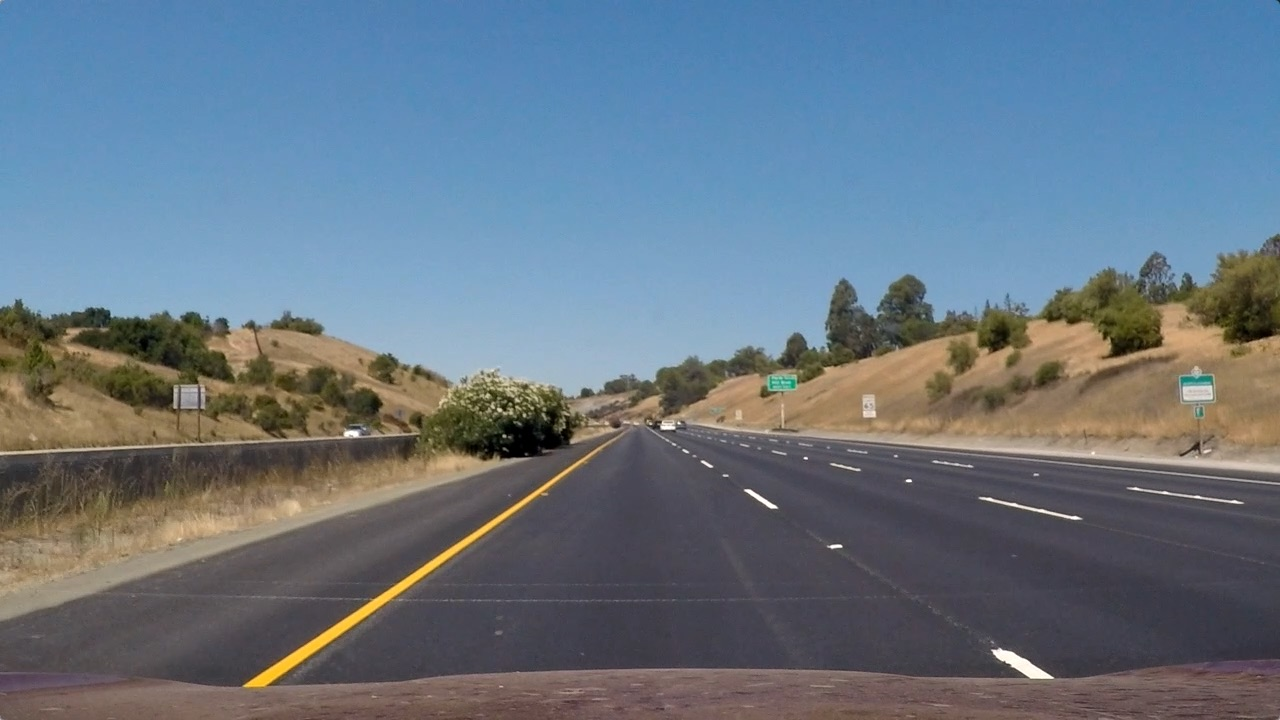
#> input picture lane_detection/test_images/straight_lines1 (1).jpg, 1280 x 720 px; its folder holds only this picture in this run
$ python binarization_utils.py   (older library calls are emulated)
#> lines starting #> are read from the running program, lines starting #| are printed output that depends on the picture; after the words box and inside, x2 and y2 are one past the last pixel; in counts of white or black regions, pixels touching at a corner belong together
import cv2
import numpy as np
import glob
import matplotlib.pyplot as plt


# selected threshold to highlight yellow lines
yellow_HSV_th_min = np.array([0, 70, 70])
yellow_HSV_th_max = np.array([50, 255, 255])


def thresh_frame_in_HSV(frame, min_values, max_values, verbose=False):
    """
    Threshold a color frame in HSV space
    """
    HSV = cv2.cvtColor(frame, cv2.COLOR_BGR2HSV)

    min_th_ok = np.all(HSV > min_values, axis=2)
    max_th_ok = np.all(HSV < max_values, axis=2)

    out = np.logical_and(min_th_ok, max_th_ok)

    if verbose:
        plt.imshow(out, cmap='gray')
        plt.show()

    return out


def thresh_frame_sobel(frame, kernel_size):
    """
    Apply Sobel edge detection to an input frame, then threshold the result
    """
    gray = cv2.cvtColor(frame, cv2.COLOR_BGR2GRAY)

    sobel_x = cv2.Sobel(gray, cv2.CV_64F, 1, 0, ksize=kernel_size)
    sobel_y = cv2.Sobel(gray, cv2.CV_64F, 0, 1, ksize=kernel_size)

    sobel_mag = np.sqrt(sobel_x ** 2 + sobel_y ** 2)
    sobel_mag = np.uint8(sobel_mag / np.max(sobel_mag) * 255)

    _, sobel_mag = cv2.threshold(sobel_mag, 50, 1, cv2.THRESH_BINARY)

    return sobel_mag.astype(bool)


def get_binary_from_equalized_grayscale(frame):
    """
    Apply histogram equalization to an input frame, threshold it and return the (binary) result.
    """
    gray = cv2.cvtColor(frame, cv2.COLOR_BGR2GRAY)

    eq_global = cv2.equalizeHist(gray)

    _, th = cv2.threshold(eq_global, thresh=250, maxval=255, type=cv2.THRESH_BINARY)

    return th


def binarize(img, verbose=False):
    """
    Convert an input frame to a binary image which highlight as most as possible the lane-lines.

    :param img: input color frame
    :param verbose: if True, show intermediate results
    :return: binarized frame
    """
    h, w = img.shape[:2]

    binary = np.zeros(shape=(h, w), dtype=np.uint8)

    # highlight yellow lines by threshold in HSV color space
    HSV_yellow_mask = thresh_frame_in_HSV(img, yellow_HSV_th_min, yellow_HSV_th_max, verbose=False)
    binary = np.logical_or(binary, HSV_yellow_mask)

    # highlight white lines by thresholding the equalized frame
    eq_white_mask = get_binary_from_equalized_grayscale(img)
    binary = np.logical_or(binary, eq_white_mask)

    # get Sobel binary mask (thresholded gradients)
    sobel_mask = thresh_frame_sobel(img, kernel_size=9)
    binary = np.logical_or(binary, sobel_mask)

    # apply a light morphology to "fill the gaps" in the binary image
    kernel = np.ones((5, 5), np.uint8)
    closing = cv2.morphologyEx(binary.astype(np.uint8), cv2.MORPH_CLOSE, kernel)

    if verbose:
        f, ax = plt.subplots(2, 3)
        f.set_facecolor('white')
        ax[0, 0].imshow(cv2.cvtColor(img, cv2.COLOR_BGR2RGB))
        ax[0, 0].set_title('input_frame')
        ax[0, 0].set_axis_off()
        ax[0, 0].set_axis_bgcolor('red')
        ax[0, 1].imshow(eq_white_mask, cmap='gray')
        ax[0, 1].set_title('white mask')
        ax[0, 1].set_axis_off()

        ax[0, 2].imshow(HSV_yellow_mask, cmap='gray')
        ax[0, 2].set_title('yellow mask')
        ax[0, 2].set_axis_off()

        ax[1, 0].imshow(sobel_mask, cmap='gray')
        ax[1, 0].set_title('sobel mask')
        ax[1, 0].set_axis_off()

        ax[1, 1].imshow(binary, cmap='gray')
        ax[1, 1].set_title('before closure')
        ax[1, 1].set_axis_off()

        ax[1, 2].imshow(closing, cmap='gray')
        ax[1, 2].set_title('after closure')
        ax[1, 2].set_axis_off()
        plt.show()

    return closing


if __name__ == '__main__':

    test_images = glob.glob('test_images/*.jpg')
    for test_image in test_images:
        img = cv2.imread(test_image)
#> img is the input picture: shape (720, 1280, 3); mean B, G, R 131.2, 117.7, 103.2
        binarize(img=img, verbose=True)
#> in thresh_frame_in_HSV, `HSV = cv2.cvtColor(frame, cv2.COLOR_BGR2HSV)`: HSV: shape (720, 1280, 3); mean H, S, V 85.5, 85, 143.4
#> in thresh_frame_in_HSV, `min_th_ok = np.all(HSV > min_values, axis=2)`:
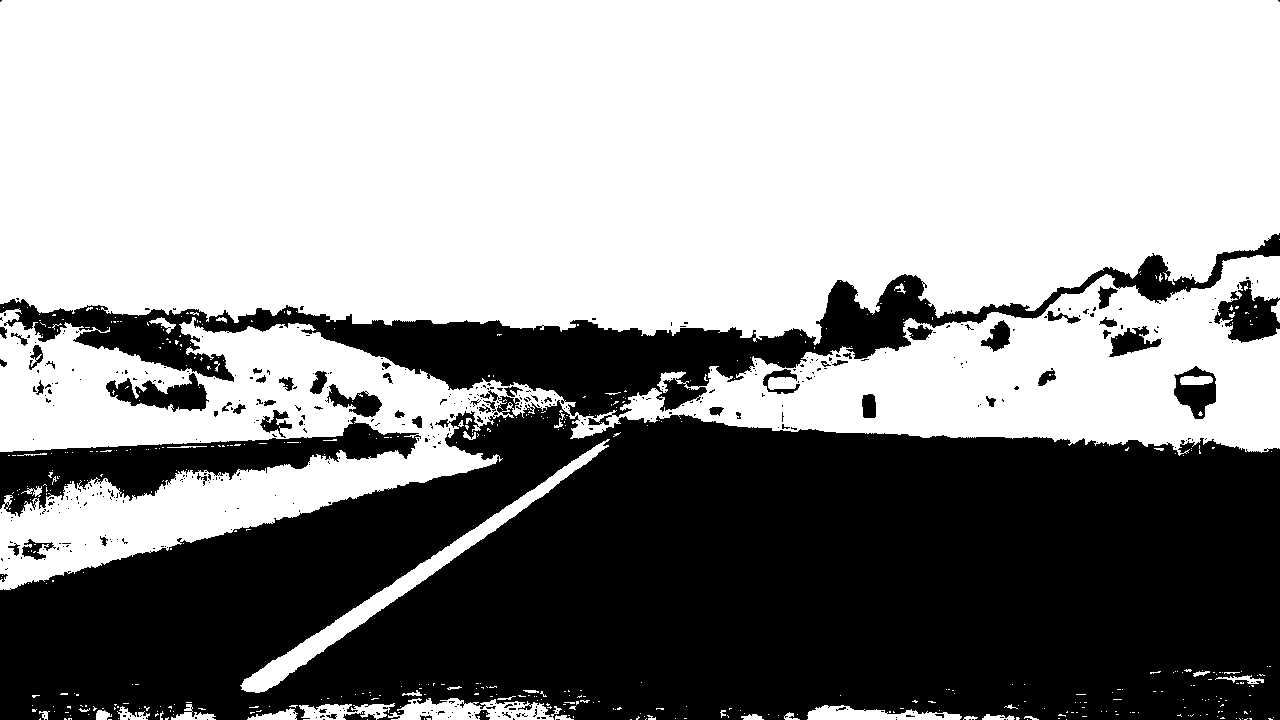
#> min_th_ok: shape (720, 1280) bool; 58.6% white; 461 black regions (401 under 20 px), largest, box (x1, y1, x2, y2) and area: (0, 390, 1280, 720) 308227, (0, 233, 1280, 425) 45583, (0, 417, 421, 517) 14109
#> in thresh_frame_in_HSV, `max_th_ok = np.all(HSV < max_values, axis=2)`: max_th_ok: shape (720, 1280) bool; 29.1% white; 108 white regions (71 under 20 px), largest, box (x1, y1, x2, y2) and area: (0, 250, 1280, 720) 264357, (982, 496, 1078, 521) 577, (891, 278, 919, 303) 463
#> in thresh_frame_in_HSV, `out = np.logical_and(min_th_ok, max_th_ok)`: out: shape (720, 1280) bool; 15.7% white; 443 white regions (403 under 20 px), largest, box (x1, y1, x2, y2) and area: (0, 255, 1280, 590) 130298, (240, 439, 610, 693) 5552, (388, 698, 561, 720) 2303
#> in get_binary_from_equalized_grayscale, `eq_global = cv2.equalizeHist(gray)`:
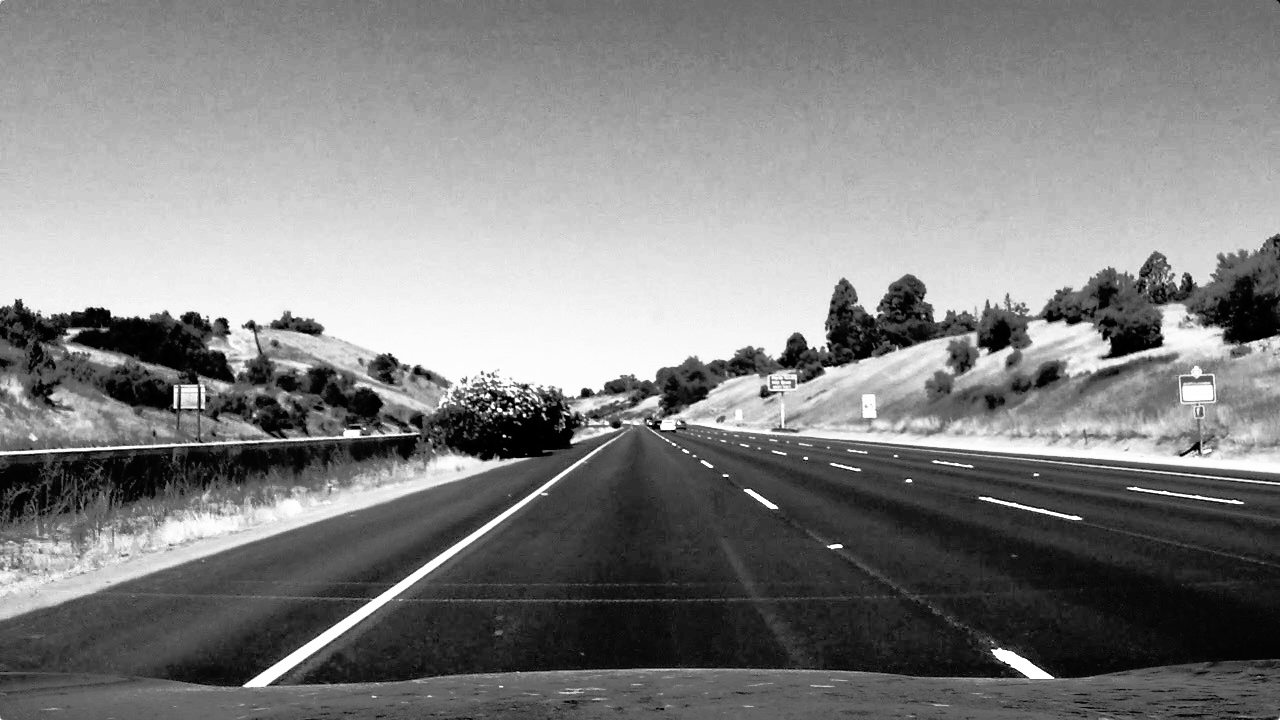
#> eq_global: shape (720, 1280); min 0, max 255, mean 128.6
#> in get_binary_from_equalized_grayscale, `_, th = cv2.threshold(eq_global, thresh=250, maxval=255, type=cv2.THRE..`: th: shape (720, 1280); 1.9% white; 273 white regions (241 under 20 px), largest, box (x1, y1, x2, y2) and area: (347, 336, 680, 397) 8614, (244, 449, 598, 687) 2724, (887, 441, 1280, 472) 1974
#> in binarize, `binary = np.logical_or(binary, eq_white_mask)`: binary: shape (720, 1280) bool; 17.3% white; 608 white regions (556 under 20 px), largest, box (x1, y1, x2, y2) and area: (0, 255, 1280, 590) 139908, (240, 439, 610, 693) 6440, (388, 698, 561, 720) 2303
#> in thresh_frame_sobel, `sobel_y = cv2.Sobel(gray, cv2.CV_64F, 0, 1, ksize=kernel_size)`:
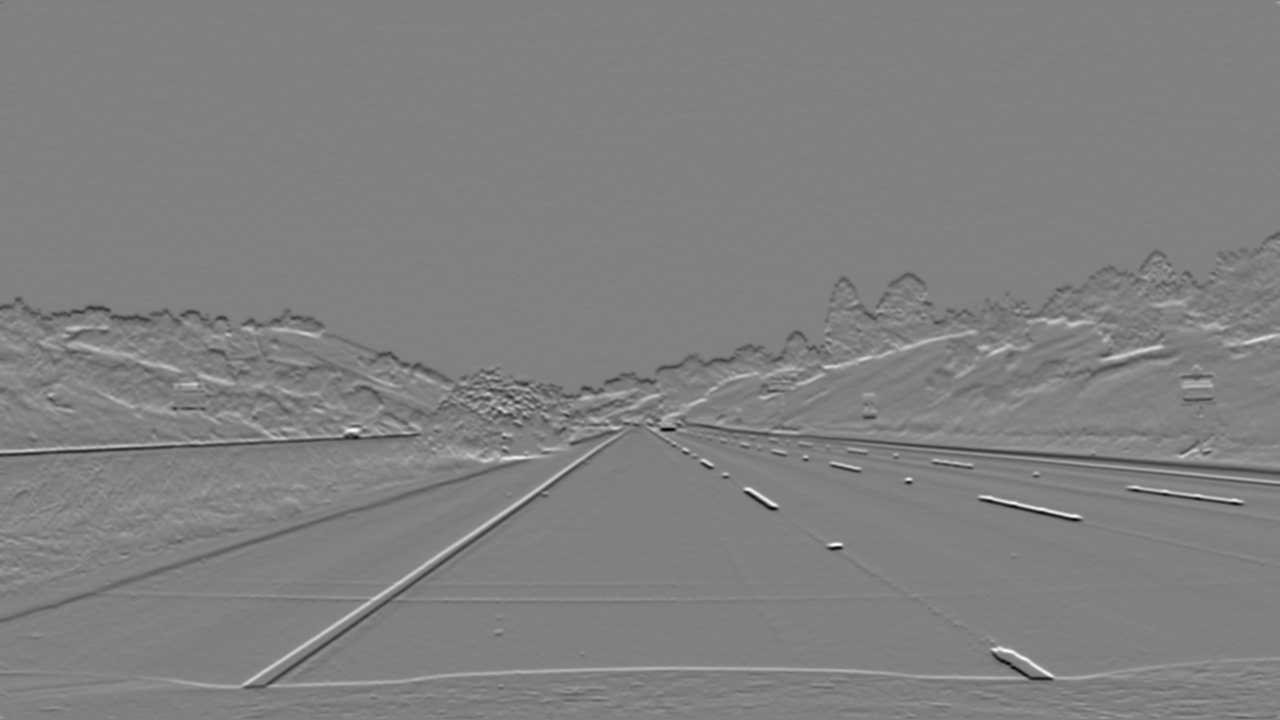
#> sobel_y: shape (720, 1280) float64; min -1581900, max 1548409, mean -1112.9; drawn with min black and max white
#> in thresh_frame_sobel, `_, sobel_mag = cv2.threshold(sobel_mag, 50, 1, cv2.THRESH_BINARY)`: sobel_mag: shape (720, 1280); values 0 (black) and 1 (white), 4.2% white; 407 white regions (258 under 20 px), largest, box (x1, y1, x2, y2) and area: (172, 433, 621, 689) 3980, (646, 364, 1280, 476) 3198, (0, 415, 423, 457) 2219
#> in binarize, `binary = np.logical_or(binary, sobel_mask)`: binary: shape (720, 1280) bool; 19.6% white; 518 white regions (444 under 20 px), largest, box (x1, y1, x2, y2) and area: (0, 255, 1280, 693) 161972, (388, 698, 561, 720) 2303, (284, 667, 901, 686) 1605
#> in binarize, `closing = cv2.morphologyEx(binary.astype(np.uint8), cv2.MORPH_CLOSE, k..`:
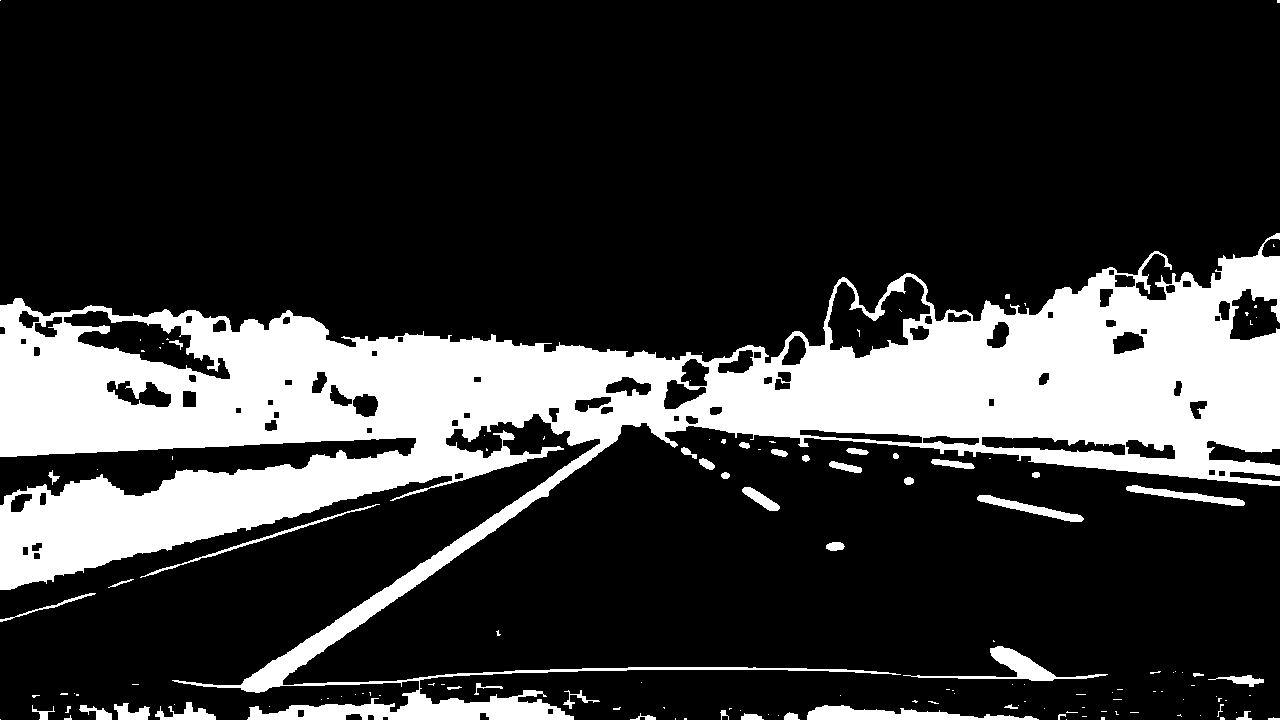
#> closing: shape (720, 1280); values 0 (black) and 1 (white), 21.4% white; 139 white regions (94 under 20 px), largest, box (x1, y1, x2, y2) and area: (0, 233, 1280, 720) 186961, (807, 705, 1039, 720) 1816, (903, 646, 1108, 681) 1468
#> in binarize, `plt.show()`:
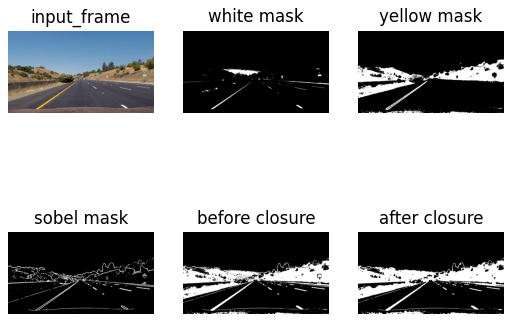
#> figure drawn by matplotlib, 6 panels

$ run again, on lane_detection/test_images/test1.jpg
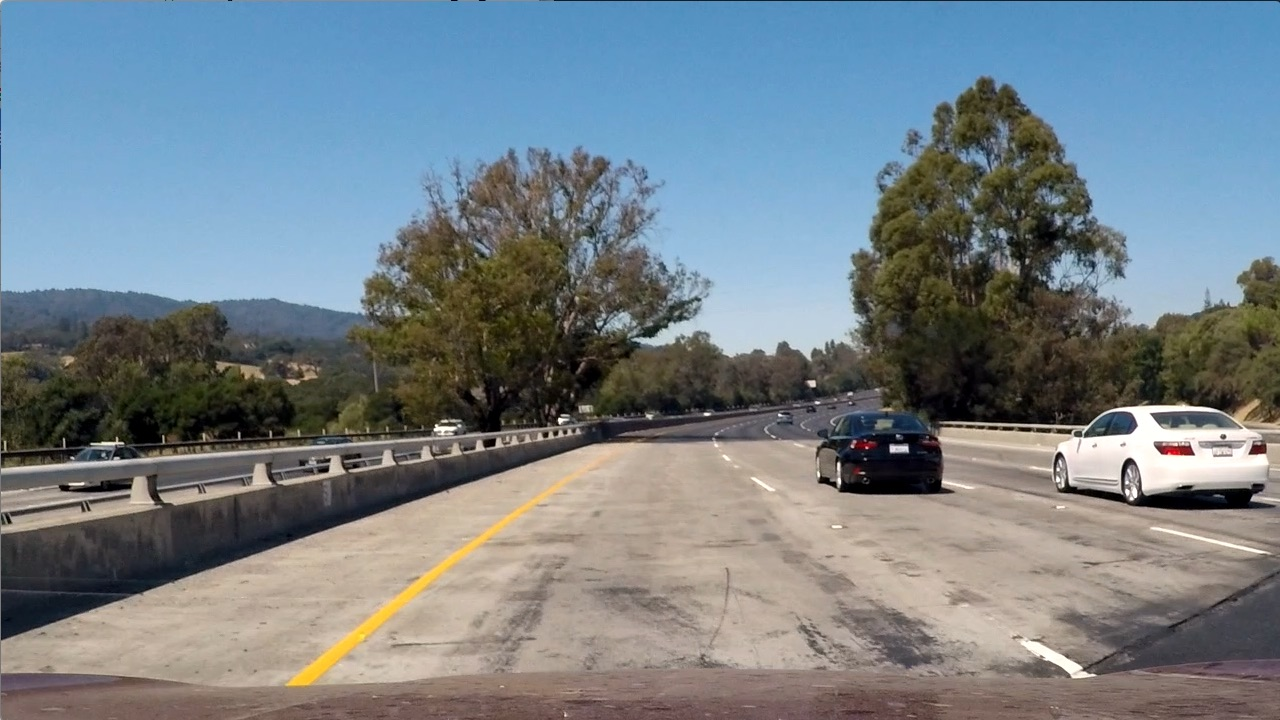
#> input picture lane_detection/test_images/test1.jpg, 1280 x 720 px
#> img is the input picture: shape (720, 1280, 3); mean B, G, R 135.5, 128.7, 117.5
#> HSV: shape (720, 1280, 3); mean H, S, V 60.3, 78, 149.5
#> in thresh_frame_in_HSV, `min_th_ok = np.all(HSV > min_values, axis=2)`:
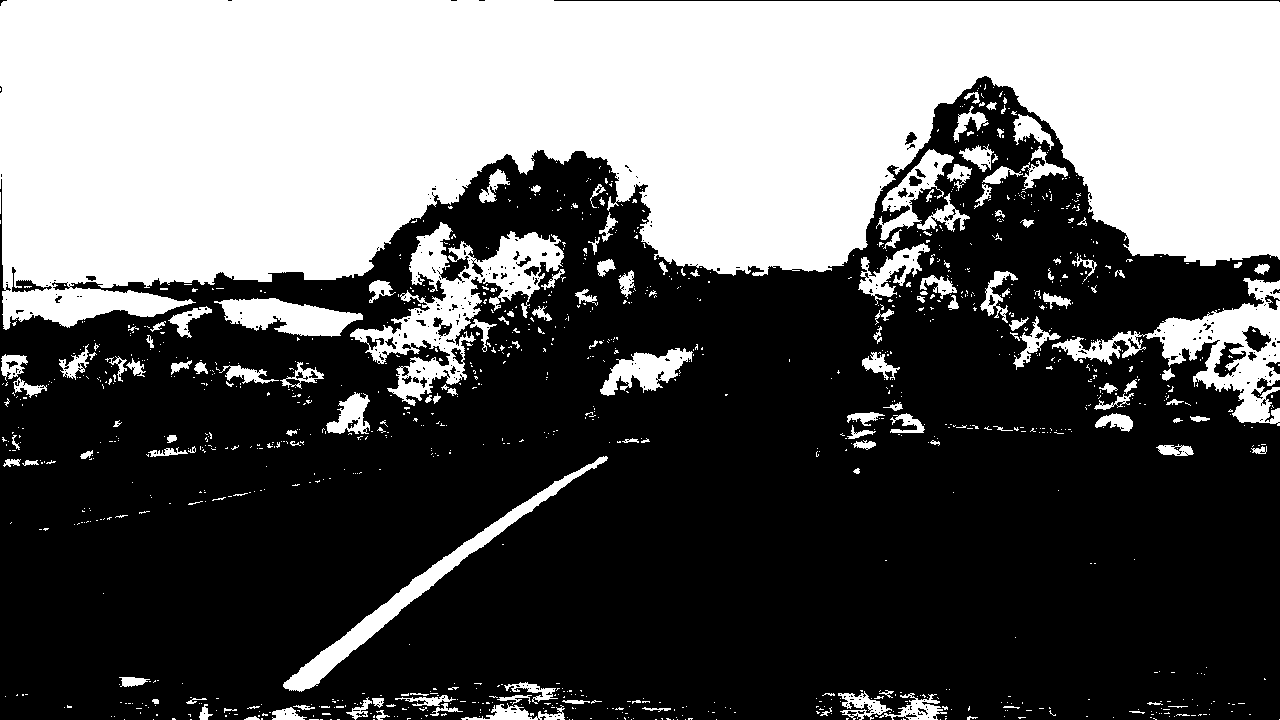
#> min_th_ok: shape (720, 1280) bool; 38.5% white; 1210 white regions (1049 under 20 px), largest, box (x1, y1, x2, y2) and area: (0, 0, 1280, 330) 294433, (350, 222, 564, 406) 11436, (1052, 278, 1280, 426) 9231
#> max_th_ok: shape (720, 1280) bool; 51.4% white; 571 black regions (474 under 20 px), largest, box (x1, y1, x2, y2) and area: (0, 0, 1280, 368) 360430, (0, 443, 575, 640) 24893, (578, 376, 943, 495) 17396
#> out: shape (720, 1280) bool; 5.7% white; 1066 white regions (933 under 20 px), largest, box (x1, y1, x2, y2) and area: (350, 222, 564, 406) 11436, (1052, 278, 1280, 426) 9231, (283, 456, 608, 692) 4437
#> th: shape (720, 1280); 1.9% white; 242 white regions (210 under 20 px), largest, box (x1, y1, x2, y2) and area: (981, 405, 1273, 491) 9172, (676, 311, 856, 359) 4270, (304, 548, 469, 672) 853
#> in binarize, `closing = cv2.morphologyEx(binary.astype(np.uint8), cv2.MORPH_CLOSE, k..`:
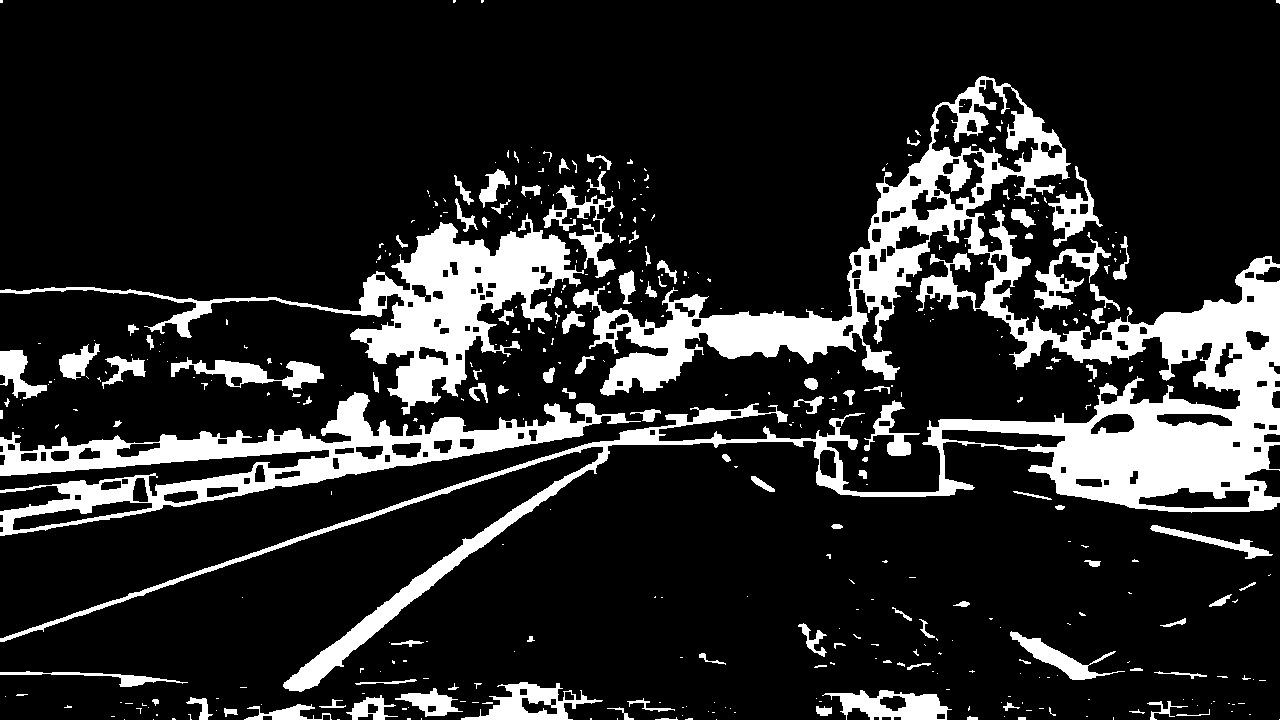
#> closing: shape (720, 1280); values 0 (black) and 1 (white), 16.1% white; 430 white regions (310 under 20 px), largest, box (x1, y1, x2, y2) and area: (0, 76, 1280, 692) 76711, (0, 392, 641, 536) 21758, (0, 213, 584, 415) 20513
